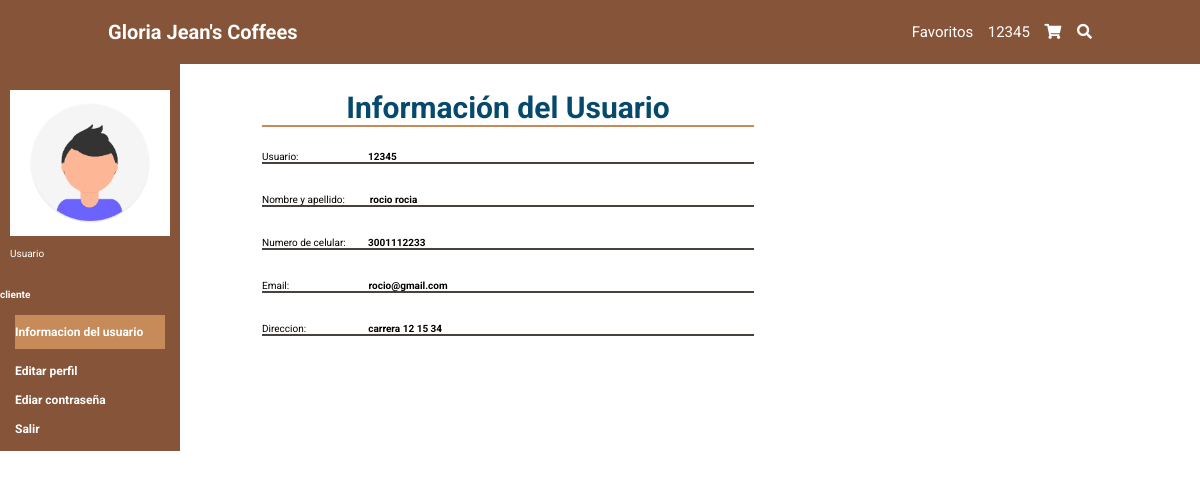
Screenshot of /profile/ (signed in) with the database file from the repository.
### tables this page shows
CREATE TABLE usuario (id_usuario INTEGER PRIMARY KEY AUTOINCREMENT NOT NULL UNIQUE, nombre STRING (100) NOT NULL, apellido STRING (100) NOT NULL, telefono INTEGER NOT NULL, direccion STRING (50) NOT NULL, email STRING (100) NOT NULL, user STRING (50) NOT NULL UNIQUE, contraseña STRING (100) NOT NULL, rol STRING (20) NOT NULL DEFAULT cliente, estado CHAR (1) DEFAULT A NOT NULL);

### app.py (the view)
@app.route('/perfil/')
@app.route('/profile/')
def perfil():
    if 'user' in session:
        sql = f"SELECT * FROM usuario WHERE user= '{session['user']}'"
        print(sql)
        res = seleccion(sql)
        print(res)
        print(res[0][8])
        if 'superadmin' == res[0][8] or 'admin' == res[0][8]:
            return redirect(url_for('dashboard'))
        else:
            return render_template("profile.html", res=res)
    else:
        return redirect(url_for('index'))

### conexion.py (called while the page is built)
def seleccion(sql) -> list:
    try:
        with sqlite3.connect(URL_DB) as con:
            cur = con.cursor()
            res = cur.execute(sql).fetchall()
    except Exception:
        res = None
    return res

### templates/profile.html
{% extends 'base.html' %}
{% block cuerpo %}
<div class="content-dashboard">
    <section class="Gplatos">
        <div class="aside">
            <div class="user">
                <img src="{{ url_for('static',filename='img/foto.png')}}" class="fotico-dashboard" alt="" >
                <p class="rol">Usuario</p>
            </div>
            <div class="plataforma">
                <h4>{{ res[0][8] }}</h4>
            </div>
            <nav class="navbar-aside">
                <a href='/perfil/' class="dashboard-platos">Informacion del usuario</a>
                <a href='/perfil/editar_perfil/' class="dashboard-usuarios">Editar perfil</a>
                <a href='/perfil/cambiar_contraseña/' class="dashboard-usuarios">Ediar contraseña</a>
                <a href='/salir'>Salir</a>
            </nav>
        </div>
    </section>
    <section>
        <div class="tabla">
            <div class="text-title-profile"><h1>Información del Usuario</h1></div>
            <div class="content-line">
                <div class="line"></div>
            </div>
            <div class='content-sign-add-platos'>
                <div class='content-sign'>
                    <div>
                        <div class="style-label-profile"><span>Usuario: &nbsp;&nbsp;&nbsp;&nbsp;&nbsp;&nbsp;&nbsp;&nbsp;&nbsp;&nbsp;&nbsp;&nbsp;&nbsp;&nbsp;&nbsp;&nbsp;&nbsp;&nbsp;&nbsp;&nbsp;&nbsp;&nbsp;&nbsp;&nbsp;&nbsp;&nbsp;<b> {{ res[0][6]}} </b></span></div>
                    </div>
                </div>
                <div class="style-line-negra"></div>
                <div class='content-sign'>
                    <div>
                        <div class="style-label-profile"><span>Nombre y apellido: &nbsp;&nbsp;&nbsp;&nbsp;&nbsp;&nbsp;&nbsp;&nbsp;<b> {{ res[0][1] }} {{ res[0][2] }} </b></span></div>
                    </div>
                </div>
                <div class="style-line-negra"></div>
                <div class='content-sign'>
                    <div>
                        <div class="style-label-profile"><span>Numero de celular: &nbsp;&nbsp;&nbsp;&nbsp;&nbsp;&nbsp;&nbsp;&nbsp;<b>{{ res[0][3]}} </b></span></div>
                    </div>
                </div>
                <div class="style-line-negra"></div>
                <div class='content-sign'>
                    <div>
                        <div class="style-label-profile"><span>Email: &nbsp;&nbsp;&nbsp;&nbsp;&nbsp;&nbsp;&nbsp;&nbsp;&nbsp;&nbsp;&nbsp;&nbsp;&nbsp;&nbsp;&nbsp;&nbsp;&nbsp;&nbsp;&nbsp;&nbsp;&nbsp;&nbsp;&nbsp;&nbsp;&nbsp;&nbsp;&nbsp;&nbsp;&nbsp;&nbsp;<b> {{ res[0][5]}} </b></span></div>
                    </div>
                </div>
                <div class="style-line-negra"></div>
                <div class='content-sign'>
                    <div>
                        <div class="style-label-profile"><span>Direccion: &nbsp;&nbsp;&nbsp;&nbsp;&nbsp;&nbsp;&nbsp;&nbsp;&nbsp;&nbsp;&nbsp;&nbsp;&nbsp;&nbsp;&nbsp;&nbsp;&nbsp;&nbsp;&nbsp;&nbsp;&nbsp;&nbsp;&nbsp;<b> {{ res[0][4]}} </b></span></div>
                    </div>
                </div>
                <div class="style-line-negra"></div>
            </div>
        </div>
    </section>
</div>
{% endblock %}

### static/css/style.css (style rules this page uses)
:root { --marron: #865439; --marronclaro: #c68b59; }
* { border: 0; box-sizing: border-box; font-family: "Roboto", sans-serif; padding: 0; margin: 0; transition: all 0.2s linear; text-decoration: none; list-style: none; outline: none; }
html { font-size: 62.5%; overflow-x: hidden; scroll-behavior: smooth; scroll-padding-top: 6rem; }
section { padding: 2rem 9%; }
.text-title, .text-title-profile { margin-top: 5rem; font-size: 20px; color: #06496E; display: flex; justify-content: center; }
.line { background-color: #C68B59; width: 50rem; border: 1px solid#C68B59; }
.content-line { display: flex; justify-content: center; }
.content-sign { display: flex; justify-content: space-between; flex-direction: row; }
.content-dashboard { display: flex; flex-direction: row; }
.Gplatos { padding: 2rem 0%; top:40px; color: #ffffff; display: flex; align-items: center; }
.tabla { padding: 2rem 9%; width: 100%; margin-left: 100px; }
.aside { background-color:var(--marron); width: 18rem; max-height:120vh; position: fixed; top: 60px; }
.user { padding:3rem 1rem; margin: auto; width:100%; }
.fotico-dashboard { width: 100%; margin-bottom: 1rem; }
.navbar-aside a { display: block; color: #ffffff; margin: 1.5rem; font-size: 1.2rem; font-weight: bolder; }
.dashboard-platos { background: var(--marronclaro); padding: 1rem 0; }
.content-sign-add-platos { margin-top: 24px; }
.style-line-negra { background-color: #49423C; border: 1px solid #49423C; margin-bottom: 30px; }

### rows the page displays
usuario: rol "cliente", user "12345", nombre "rocio", apellido "rocia", telefono "3001112233", email "rocio@gmail.com", direccion "carrera 12 15 34"

### other values shown
{{ session['user'] }} "12345"
